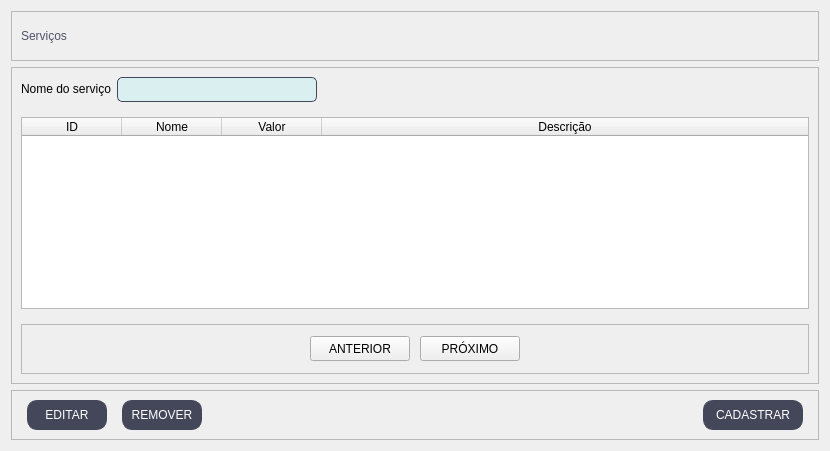
  <widget class="QWidget" name="service_page">
   <layout class="QVBoxLayout" name="verticalLayout_7">
    <item>
     <widget class="QFrame" name="frame_3">
      <property name="minimumSize">
       <size>
        <width>0</width>
        <height>50</height>
       </size>
      </property>
      <property name="maximumSize">
       <size>
        <width>16777215</width>
        <height>50</height>
       </size>
      </property>
      <property name="styleSheet">
       <string notr="true">
QLabel{
	font: 75 11pt &quot;Arial&quot;;
}</string>
      </property>
      <property name="frameShape">
       <enum>QFrame::StyledPanel</enum>
      </property>
      <property name="frameShadow">
       <enum>QFrame::Raised</enum>
      </property>
      <layout class="QHBoxLayout" name="horizontalLayout_14">
       <item>
        <widget class="QLabel" name="label_3">
         <property name="styleSheet">
          <string notr="true">QLabel{
	font: 87 12pt &quot;Arial Black&quot;;
	color: #4f5368;
}</string>
         </property>
         <property name="text">
          <string>Serviços</string>
         </property>
        </widget>
       </item>
      </layout>
     </widget>
    </item>
    <item>
     <widget class="QFrame" name="frame_4">
      <property name="styleSheet">
       <string notr="true">QLineEdit{
	border-radius: 5px;
	border: 0.5px solid #44475a;
	font:11pt &quot;MS Shell Dlg 2&quot;;
	padding: 1px;
	background-color: #DAEFF0;
}
QLabel{
	font: 75 11pt &quot;Arial&quot;;
}
QLineEdit:focus{
	border: 1.5px solid #44475a;
}</string>
      </property>
      <property name="frameShape">
       <enum>QFrame::StyledPanel</enum>
      </property>
      <property name="frameShadow">
       <enum>QFrame::Raised</enum>
      </property>
      <layout class="QFormLayout" name="formLayout_2">
       <property name="verticalSpacing">
        <number>15</number>
       </property>
       <item row="0" column="0">
        <widget class="QLabel" name="label_4">
         <property name="text">
          <string>Nome do serviço</string>
         </property>
        </widget>
       </item>
       <item row="0" column="1">
        <widget class="QLineEdit" name="buscar_servico">
         <property name="minimumSize">
          <size>
           <width>200</width>
           <height>25</height>
          </size>
         </property>
         <property name="maximumSize">
          <size>
           <width>200</width>
           <height>25</height>
          </size>
         </property>
         <property name="clearButtonEnabled">
          <bool>true</bool>
         </property>
        </widget>
       </item>
       <item row="1" column="0" colspan="2">
        <widget class="QTableWidget" name="tabela_servicos">
         <property name="focusPolicy">
          <enum>Qt::ClickFocus</enum>
         </property>
         <property name="styleSheet">
          <string notr="true">font: 10pt &quot;Arial&quot;;</string>
         </property>
         <property name="editTriggers">
          <set>QAbstractItemView::NoEditTriggers</set>
         </property>
         <property name="alternatingRowColors">
          <bool>true</bool>
         </property>
         <property name="selectionMode">
          <enum>QAbstractItemView::SingleSelection</enum>
         </property>
         <property name="selectionBehavior">
          <enum>QAbstractItemView::SelectRows</enum>
         </property>
         <attribute name="horizontalHeaderStretchLastSection">
          <bool>true</bool>
         </attribute>
         <attribute name="verticalHeaderVisible">
          <bool>false</bool>
         </attribute>
         <column>
          <property name="text">
           <string>ID</string>
          </property>
         </column>
         <column>
          <property name="text">
           <string>Nome</string>
          </property>
         </column>
         <column>
          <property name="text">
           <string>Valor</string>
          </property>
         </column>
         <column>
          <property name="text">
           <string>Descrição</string>
          </property>
         </column>
        </widget>
       </item>
       <item row="2" column="0" colspan="2">
        <widget class="QFrame" name="frame_28">
         <property name="minimumSize">
          <size>
           <width>50</width>
           <height>50</height>
          </size>
         </property>
         <property name="frameShape">
          <enum>QFrame::StyledPanel</enum>
         </property>
         <property name="frameShadow">
          <enum>QFrame::Raised</enum>
         </property>
         <layout class="QHBoxLayout" name="horizontalLayout_22">
          <property name="spacing">
           <number>10</number>
          </property>
          <item>
           <spacer name="horizontalSpacer_24">
            <property name="orientation">
             <enum>Qt::Horizontal</enum>
            </property>
            <property name="sizeHint" stdset="0">
             <size>
              <width>40</width>
              <height>20</height>
             </size>
            </property>
           </spacer>
          </item>
          <item>
           <widget class="QPushButton" name="botao_s_anterior">
            <property name="enabled">
             <bool>true</bool>
            </property>
            <property name="minimumSize">
             <size>
              <width>100</width>
              <height>25</height>
             </size>
            </property>
            <property name="maximumSize">
             <size>
              <width>100</width>
              <height>25</height>
             </size>
            </property>
            <property name="text">
             <string>ANTERIOR</string>
            </property>
           </widget>
          </item>
          <item>
           <widget class="QPushButton" name="botao_s_proximo">
            <property name="enabled">
             <bool>true</bool>
            </property>
            <property name="minimumSize">
             <size>
              <width>100</width>
              <height>25</height>
             </size>
            </property>
            <property name="maximumSize">
             <size>
              <width>100</width>
              <height>25</height>
             </size>
            </property>
            <property name="text">
             <string>PRÓXIMO</string>
            </property>
           </widget>
          </item>
          <item>
           <spacer name="horizontalSpacer_25">
            <property name="orientation">
             <enum>Qt::Horizontal</enum>
            </property>
            <property name="sizeHint" stdset="0">
             <size>
              <width>40</width>
              <height>20</height>
             </size>
            </property>
           </spacer>
          </item>
         </layout>
        </widget>
       </item>
      </layout>
     </widget>
    </item>
    <item>
     <widget class="QFrame" name="frame_botoes_3">
      <property name="minimumSize">
       <size>
        <width>0</width>
        <height>50</height>
       </size>
      </property>
      <property name="maximumSize">
       <size>
        <width>16777215</width>
        <height>50</height>
       </size>
      </property>
      <property name="styleSheet">
       <string notr="true">QPushButton{
	font: 87 8pt &quot;Arial Black&quot;;
	border: 0.5px solid #44475a;
	border-radius: 10px;
	color: rgb(255, 255, 255);
	background-color: #44475a;
}
QPushButton:hover{
	background-color: #4f5368;
}
QPushButton:disabled{
	background-color: #d3d3d3;
}</string>
      </property>
      <property name="frameShape">
       <enum>QFrame::StyledPanel</enum>
      </property>
      <property name="frameShadow">
       <enum>QFrame::Raised</enum>
      </property>
      <layout class="QHBoxLayout" name="horizontalLayout_6">
       <property name="spacing">
        <number>15</number>
       </property>
       <property name="leftMargin">
        <number>15</number>
       </property>
       <property name="rightMargin">
        <number>15</number>
       </property>
       <item>
        <widget class="QPushButton" name="s_botao_editar">
         <property name="minimumSize">
          <size>
           <width>80</width>
           <height>30</height>
          </size>
         </property>
         <property name="maximumSize">
          <size>
           <width>80</width>
           <height>30</height>
          </size>
         </property>
         <property name="styleSheet">
          <string notr="true"/>
         </property>
         <property name="text">
          <string>EDITAR</string>
         </property>
        </widget>
       </item>
       <item>
        <widget class="QPushButton" name="s_botao_remover">
         <property name="minimumSize">
          <size>
           <width>80</width>
           <height>30</height>
          </size>
         </property>
         <property name="maximumSize">
          <size>
           <width>80</width>
           <height>30</height>
          </size>
         </property>
         <property name="styleSheet">
          <string notr="true"/>
         </property>
         <property name="text">
          <string>REMOVER</string>
         </property>
        </widget>
       </item>
       <item>
        <spacer name="horizontalSpacer_5">
         <property name="orientation">
          <enum>Qt::Horizontal</enum>
         </property>
         <property name="sizeHint" stdset="0">
          <size>
           <width>486</width>
           <height>20</height>
          </size>
         </property>
        </spacer>
       </item>
       <item>
        <widget class="QPushButton" name="s_botao_cadastrar">
         <property name="minimumSize">
          <size>
           <width>100</width>
           <height>30</height>
          </size>
         </property>
         <property name="maximumSize">
          <size>
           <width>100</width>
           <height>30</height>
          </size>
         </property>
         <property name="styleSheet">
          <string notr="true"/>
         </property>
         <property name="text">
          <string>CADASTRAR</string>
         </property>
        </widget>
       </item>
      </layout>
     </widget>
    </item>
   </layout>
  </widget>
